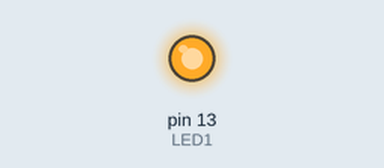
Recording of a sketch running on a simulated Arduino Uno, built with avr-gcc and run on an emulated ATmega328P. Parts: output pins drawn as LEDs (lit = HIGH).

Above: at 0.2 s.
At 2.2 s:
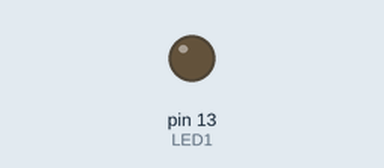
Timing chart, 0 to 12.8 s (numbered marks = the images above):
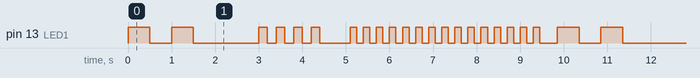

The sketch:

pisca_led_3_pulosos1.ino
```cpp
// C++ code
//

const int LED1 = 13;

void setup()
{
  pinMode(LED1, OUTPUT);
}

void Piscar(int,float, int);

void loop()
{
  Piscar(LED1, 0.5, 2);
  delay(1000);
  Piscar(LED1, 0.2, 4);
  delay(500);
  Piscar(LED1, 0.15, 15);
  delay(250);
}

void Piscar(int pino, float delay_entre_ativacao, int quantidade){
  int delay_at = delay_entre_ativacao * 1000;
  digitalWrite(pino, LOW);
  for(int i = 0; i < quantidade; i++){
    digitalWrite(pino, HIGH);
    delay(delay_at);
    digitalWrite(pino, LOW);
    delay(delay_at);
  };
  digitalWrite(pino, LOW);
}
```

Measured:
- by itself, pin 13 (LED1): moves between LOW and HIGH, repeating every 9.9 s
- by itself, everything shown: repeats every 9.9 s, in 42 steps
